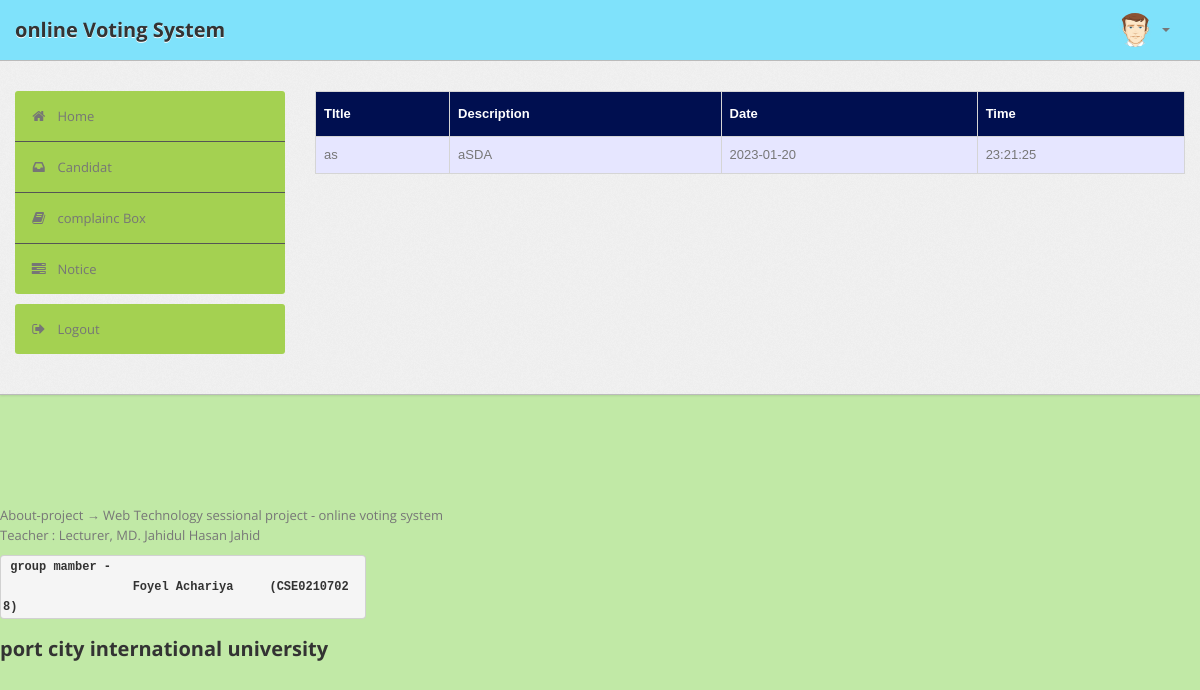
Screenshot of /usear/viewnotice.php with the database file from the repository.
### tables this page shows
CREATE TABLE `notice` (
  `Id` int(10) NOT NULL,
  `name` varchar(50) DEFAULT NULL,
  `Description` varchar(255) DEFAULT NULL,
  `Date` date DEFAULT NULL,
  `Time` time DEFAULT NULL
);

### usear/viewnotice.php (the view, shortened to what this page needs)
<?php
$connect = mysqli_connect("localhost", "root", "", "online-vs");
?>
<!DOCTYPE html>
<html lang="en">
    <head>
        <link type="text/css" href="bootstrap/css/bootstrap.min.css" rel="stylesheet">
        <link type="text/css" href="bootstrap/css/bootstrap-responsive.min.css" rel="stylesheet">
        <link type="text/css" href="css/theme.css" rel="stylesheet">
        <link type="text/css" href="images/icons/css/font-awesome.css" rel="stylesheet">
    </head>
    <body>
        <div class="navbar navbar-fixed-top">
            <div class="navbar-inner">
                <div class="container">
                        <a class="brand" href="index.php">online Voting System </a>
                    <div class="nav-collapse collapse navbar-inverse-collapse">
                        <ul class="nav pull-right">
                            <li class="nav-user dropdown"><a href="#" class="dropdown-toggle" data-toggle="dropdown">
                                <img src="images/user.png" class="nav-avatar" />
                                <b class="caret"></b></a>
                    </div>
                </div>
            </div>
        </div>
        <div class="wrapper">
            <div class="container">
                <div class="row">
                    <div class="span3">
                        <div class="sidebar">
                        <ul class="widget widget-menu unstyled">
                                <li class="active"><a href="index.php"><i class="menu-icon icon-home"></i>Home
                                </a></li>
                                 <li><a href="candited.php"><i class="menu-icon icon-inbox"></i>Candidat</a>
                                </li>
                                <li><a href="message.php"><i class="menu-icon icon-book"></i>complainc Box </a></li>
                                <li><a href="viewnotice.php"><i class="menu-icon icon-tasks"></i>Notice </a></li>
                            </ul>
                            <ul class="widget widget-menu unstyled">
                                <li><a href="logout.php"><i class="menu-icon icon-signout"></i>Logout </a></li>
                            </ul>
                        </div>
                    </div>
                    <div class="span9">
                        <table class="table" id = "tables">
                                  <thead>
                                    <tr>
                                      <th>TItle</TItle></th>
                                      <th>Description</th>
                                      <th>Date</th>
                                      <th>Time</th>
                                    </tr>
                                  </thead>
                                  <tbody>
                                    <?php
                            $sql="select * from notice  order by Date DESC,Time DESC";
                            $result=$connect->query($sql);
                            while($row=$result->fetch_assoc())
                            {
                                $name=$row['name'];
                                $description=$row['Description'];
                                $date=$row['Date'];
                                $time=$row['Time'];
                            ?>
                                    <tr>
                                      <td><?php echo $name ?></td>
                                      <td><?php echo $description?></td>
                                      <td><?php echo $date ?></td>
                                      <td><?php echo $time ?></td>
                                    </tr>
                               <?php } ?>
                               </tbody>
                                </table>
                    </div>
                </div>
            </div>
        </div>
        <div style=" margin-top: 50px ; " class="name" >
		     <p>About-project &rarr; Web Technology sessional project - online voting system </br> Teacher : Lecturer, MD. Jahidul Hasan Jahid </br>
              <pre style=" width: 30%;" > group mamber -
                  Foyel Achariya     (CSE02107028) </pre>
            </b> <h3 >port city international university </h3> </p>
		 </div>
    </body>
</html>

### usear/css/theme.css (style rules this page uses)
#tables { font-family: "Trebuchet MS", Arial, Helvetica, sans-serif; border-collapse: collapse; width: 100%; }
#tables td, #tables th { border: 1px solid #ddd; padding: 8px; }
#tables tr:nth-child(odd) { background-color: #e6e6ff; }
#tables th { padding-top: 12px; padding-bottom: 12px; text-align: left; background-color: #000F50; color: white; }
body { font-size: 13px; font-family: 'Open Sans', Arial, sans-serif; background: rgb(193, 233, 166); color: #777 }
h1, h2, h3, h4, h5, h6 { color: #333; margin-top: 0 }
h3 { font-size: 20px }
strong, b { color: #555 }
pre, code { padding: 1px 2px; font-weight: bold; font-size: 12px }
.wrapper { background: url(../images/bg.png) #eee; border-bottom: 1px solid #bbb; -webkit-box-shadow: 0 1px 2px rgba(0,0,0,0.1); -moz-box-shadow: 0 1px 2px rgba(0,0,0,0.1); box-shadow: 0 1px 2px rgba(0,0,0,0.1); padding: 30px 0 }
body [class^="icon-"], body [class*=" icon-"] { font-size: 14px; line-height: 20px; height: 20px }
.navbar { position: static!important; margin: 0!important }
.navbar .navbar-inner { background: rgb(127, 226, 251); border-bottom: 1px solid #bbb; -webkit-box-shadow: 0 1px 2px rgba(0,0,0,0.15); -moz-box-shadow: 0 1px 2px rgba(0,0,0,0.15); box-shadow: 0 1px 2px rgba(0,0,0,0.15) }
.navbar .brand { color: #333; font-weight: bold; font-size: 20px; margin-right: 20px; padding: 20px }
.navbar .nav>li>a { padding: 20px 15px; font-weight: bold; color: #777 }
.nav-user>a { height: 20px }
.nav-avatar { width: 34px; height: 34px; margin: -7px 5px 0 0; -webkit-border-radius: 50%; -moz-border-radius: 50%; border-radius: 50% }
.table { margin-bottom: 0 }
.table th, .table td { border-color: #d5d5d5!important }
.widget-menu { background: #fff; -webkit-border-radius: 3px; -moz-border-radius: 3px; border-radius: 3px; overflow: hidden }
.widget-menu a { color: #555; display: block; line-height: 20px; padding: 15px; text-decoration: none!important }
.widget-menu .menu-icon { margin-right: 10px; color: #767676; -webkit-transition: all .2s ease-in-out; -moz-transition: all .2s ease-in-out; transition: all .2s ease-in-out; }
.widget-menu>li+li { border-top: 1px solid #555 }
.widget-menu>li>a { background-color: #a4d151; color: #767676; -webkit-transition: all .2s ease-in-out; -moz-transition: all .2s ease-in-out; transition: all .2s ease-in-out; }

### rows the page displays
notice: name "as", Description "aSDA", Date "2023-01-20", Time "23:21:25"
